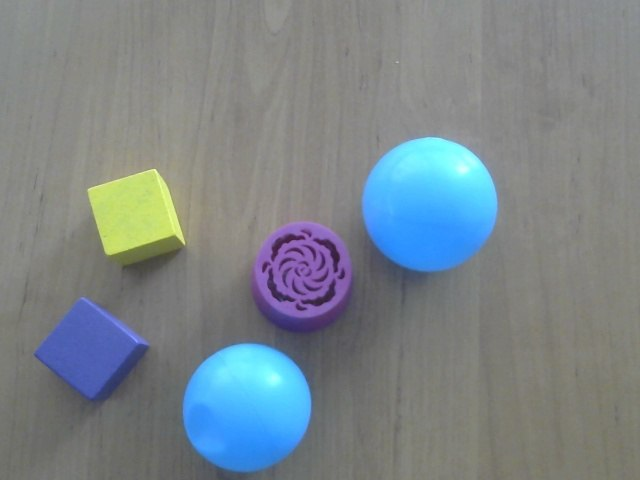
#> input picture stream/img.jpg, 640 x 480 px; its folder holds only this picture in this run
$ python -i image_stream.py   (imports and definitions only)
#> lines starting #> are read from the running program, lines starting #| are printed output that depends on the picture; after the words box and inside, x2 and y2 are one past the last pixel; in counts of white or black regions, pixels touching at a corner belong together
#> further down, picture is the input picture: shape (480, 640, 3); mean B, G, R 136.8, 132.5, 123.3
import numpy as np
import zmq
import cv2

# [1 line that did not run here, left out]
# [1 line that did not run here, left out]
# [2 lines not run here, left out]

frame_t = [[]]


def on_mouse_click(event, x, y, flags, param):
    if event == cv2.EVENT_LBUTTONDOWN:
        print(frame_t[y, x])


# [4 lines not run here, left out]

rects = []
circles = []


def analyze_image(frame):
    global frame_t
    frame_t = frame

    rects = []
    circles = []

    frame_t = cv2.cvtColor(frame_t, cv2.COLOR_BGR2LUV)
#> frame_t: shape (480, 640, 3); mean of channels 0, 1, 2 139.6, 94, 131.5

    L, A, B = cv2.split(frame_t)
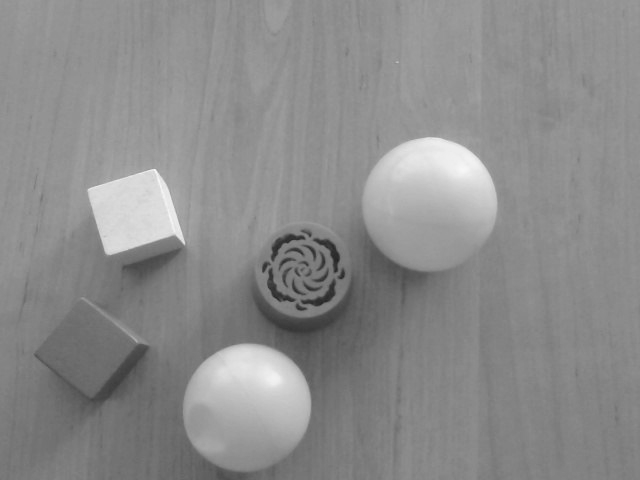
#> L: shape (480, 640); min 32, max 249, mean 139.6
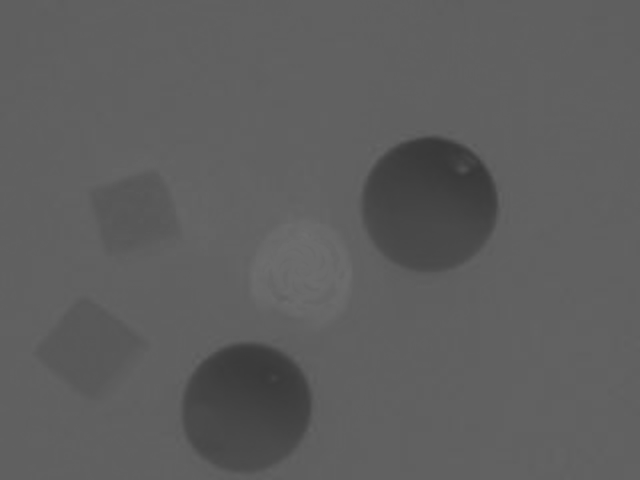
#> A: shape (480, 640); min 56, max 111, mean 94
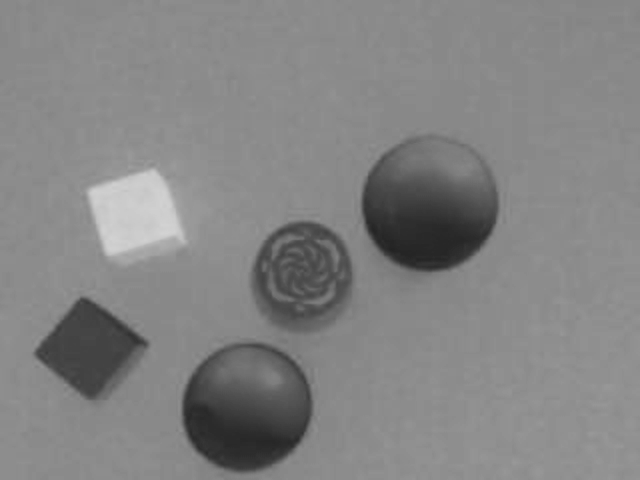
#> B: shape (480, 640); min 34, max 211, mean 131.5

    frame_t = B

    frame_t = cv2.medianBlur(frame_t, 15)
#> frame_t: shape (480, 640)

    frame_t = cv2.Canny(frame_t, 30, 10)
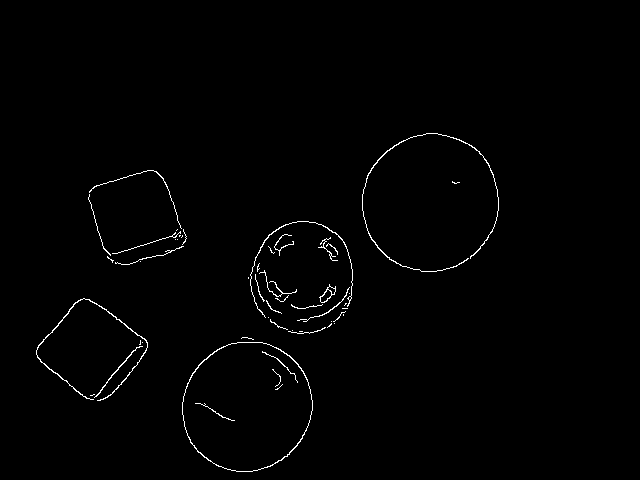
#> frame_t: shape (480, 640); 0.96% white in thin lines or dots, all inside (x1, y1, x2, y2) = (36, 133, 499, 472)

    frame_t = cv2.dilate(frame_t, None, iterations=1)
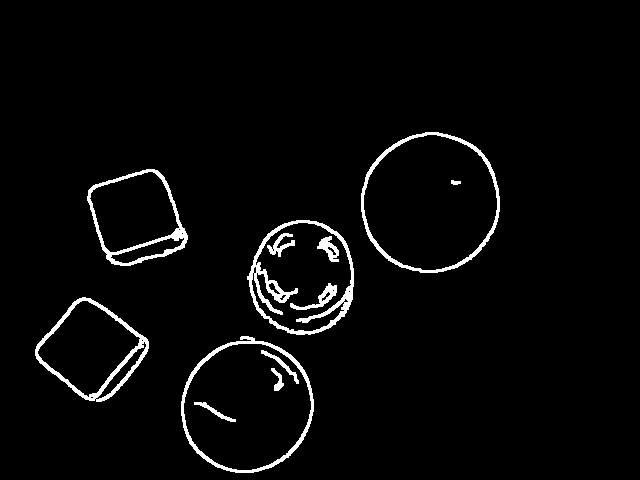
#> frame_t: shape (480, 640); 3.2% white; 12 white regions

    cv2.imshow('binary', frame_t)

    frame_t_c, hierarchy = cv2.findContours(frame_t, cv2.RETR_EXTERNAL, cv2.CHAIN_APPROX_SIMPLE)
#> frame_t_c = 5 contours; box (x1, y1, x2, y2) and area: (361, 132, 500, 273) 15236, (181, 336, 314, 473) 13722, (247, 220, 354, 335) 9457, (35, 297, 149, 402) 7273, (87, 169, 188, 266) 6862

    contours = []

    for contour in frame_t_c:
        if cv2.contourArea(contour) > 200:
            contours.append(contour)
            rect = cv2.minAreaRect(contour)
            box = cv2.boxPoints(rect)
            box = np.intp(box)
            cv2.drawContours(frame, [box], 0, (0, 255, 0), 2)

            (x, y), rad = cv2.minEnclosingCircle(contour)
            center = int(x), int(y)
            rad = int(rad)
            cv2.circle(frame, center, rad, (0, 255, 0), 2)

            rect_area = rect[1][0] * rect[1][1]
            circle_area = np.pi * rad ** 2

            if rect_area < circle_area:
                rects.append(rect)
            else:
                circles.append((center, rad))
#> this loop made 5 passes
#> (rect, box, x, y, rad, center, rect_area, circle_area) on passes 1, 2, 4, 5: (((246.8, 406.1), (134.4, 130.6), -71.57), [[287, 490], [163, 449], [206, 321], [330, 362]], 244.8, 404.4, 68, (244, 404), 17552.5, 14526.7), (((91.7, 349.6), (86.86, 91.88), -50.83), [[99, 412], [28, 354], [83, 286], [154, 344]], 91.5, 348, 56, (91, 348), 7980.2, 9852), (((136.9, 217.7), (86.01, 88.89), -16.7), [[108, 272], [82, 187], [165, 162], [190, 247]], 136, 218.5, 55, (136, 218), 7645.4, 9503.3), (((430, 202), (140, 138), -90), [[499, 272], [361, 272], [361, 132], [499, 132]], 431.4, 202.8, 71, (431, 202), 19320, 15836.8)
#> (rect, box, x, y, rad, rect_area, circle_area) on pass 3: (((300, 277), (114, 106), -90), [[353, 334], [247, 334], [247, 220], [353, 220]], 303, 277, 57, 12084, 10207)
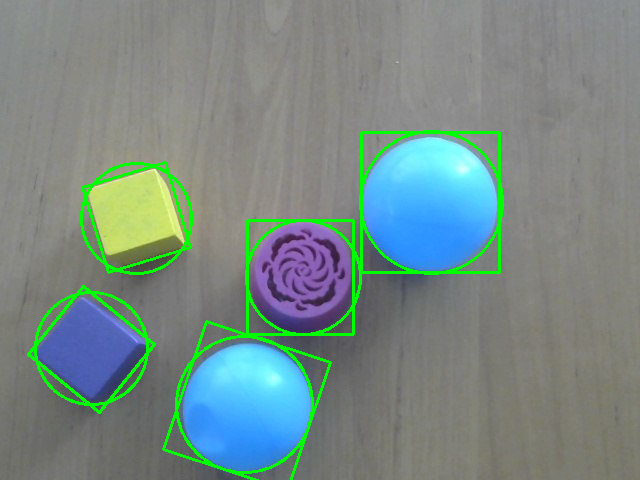
#> frame: shape (480, 640, 3); mean B, G, R 132.5, 137.5, 119.3
#> after the loop, circles = [((244, 404), 68), ((303, 277), 57), ((431, 202), 71)]; contours has the same summary as frame_t_c; rects = [((91.7, 349.6), (86.86, 91.88), -50.83), ((136.9, 217.7), (86.01, 88.89), -16.7)]

    cv2.putText(frame, f'rects: {len(rects)}', (16, 100), cv2.FONT_HERSHEY_SIMPLEX, 2, (255, 0, 255), 2)
    cv2.putText(frame, f'circles: {len(circles)}', (16, 300), cv2.FONT_HERSHEY_SIMPLEX, 2, (255, 0, 255), 2)
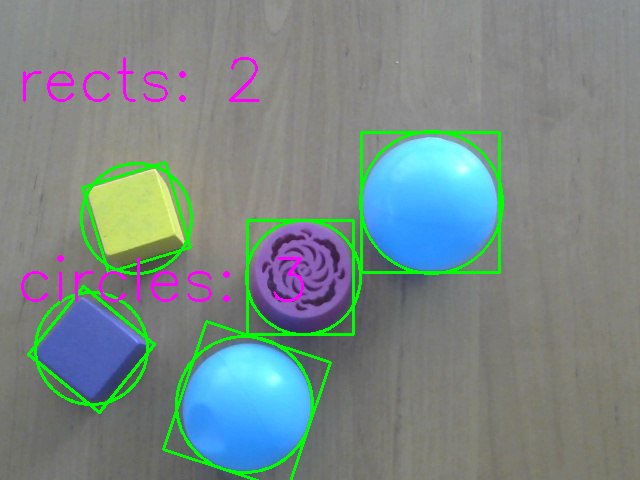
#> frame: shape (480, 640, 3); mean B, G, R 133.9, 136.2, 120.6

    cv2.imshow('frame', frame)


prev_frame = None

# [8 lines not run here, left out]

>>> import cv2
>>> picture = cv2.imread('img.jpg')
>>> result = analyze_image(picture)
